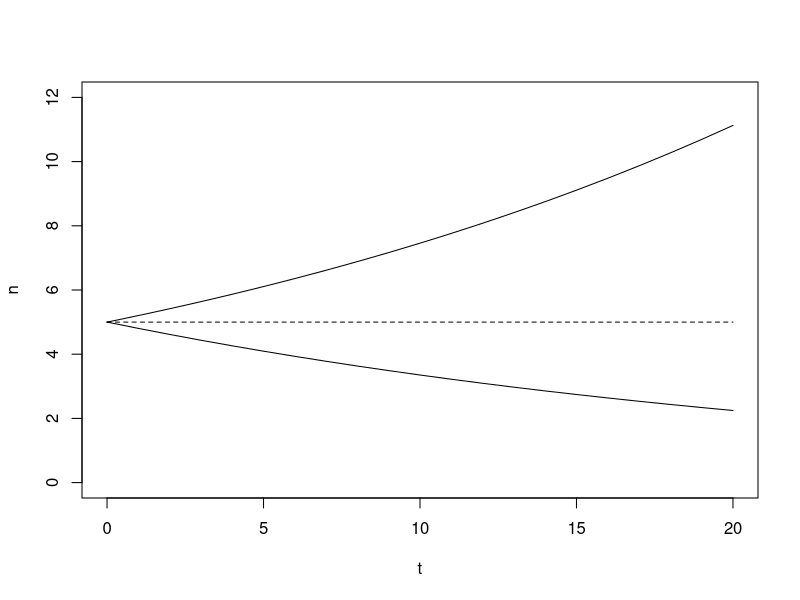

Generate this figure with R:
#--------------------------------------------------
# Exponential grow for positive, zero and negative
#--------------------------------------------------
m=5
t=0:20
r=.04
n=m*exp(r*t)
plot(t,n,type="l", ylim=c(0,12))

r=-.04
n=m*exp(r*t)
points(t,n,type="l")
r=0
n=m*exp(r*t)
points(t,n,type="l",lty="dashed")